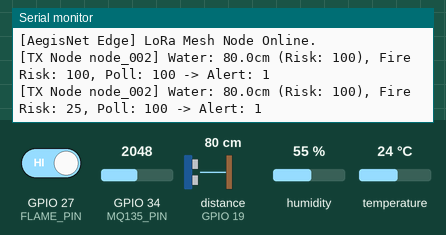
Recording of a sketch running on a simulated ESP32. On the bench: the last lines printed to the serial monitor. Wiring (inferred from the names in the program): ultrasonic range finder: trigger GPIO 5; echo GPIO 19. The inputs (shaded band) are chosen by the test bench; at power-on: distance to the obstacle (sensor on GPIO 19) 80 cm, temperature 24 °C, GPIO 34 (MQ135_PIN) = 2048, GPIO 27 (FLAME_PIN) HIGH, humidity 55 %. The echo pulse lasts 58.3 µs per cm; no radio packets arrive unless stated.

Above: at 2.8 s.
2.9 s: distance to the obstacle (sensor on GPIO 19) set to 2 cm
At 5.4 s:
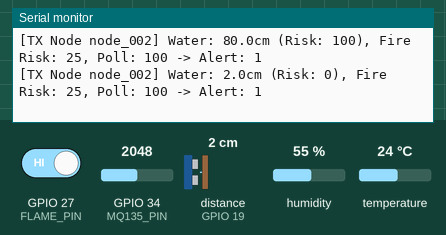
5.7 s: temperature set to 12 °C
At 7.3 s:
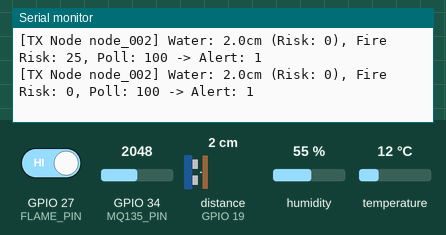
8.5 s: GPIO 34 (MQ135_PIN) set to 2866
At 8.5 s:
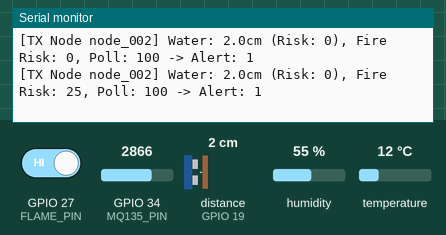
11.3 s: GPIO 27 (FLAME_PIN) driven LOW
At 13.3 s:
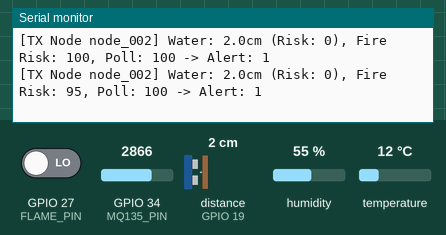
14.1 s: distance to the obstacle (sensor on GPIO 19) set to 4 cm
At 14.9 s:
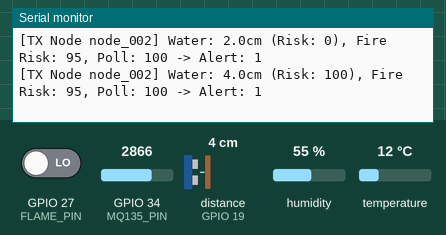
16.9 s: GPIO 34 (MQ135_PIN) set to 1228
At 19.3 s:
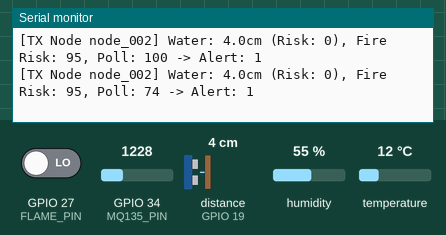
Timing chart, 0 to 20.7 s (numbered marks = the images above; inputs shaded):
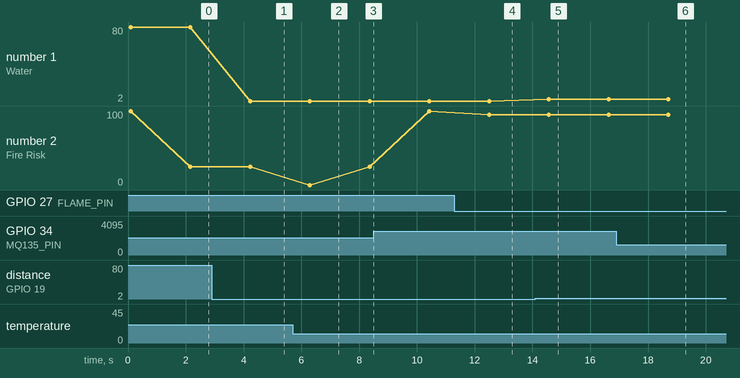

The sketch:

esp32_sensor_node.ino
```cpp
/**
 * AegisNet — ESP32 Edge Environmental Sensor Node
 * Problem Statement: SIH26178 (Qualcomm Edge-AI/IoT)
 *
 * Hardware:
 * - ESP32 DevKit v1
 * - LoRa SX1278 (SPI: CS=18, RST=14, DIO0=26)
 * - Ultrasonic HC-SR04 (Trig=5, Echo=19)
 * - DHT22 Temperature & Humidity (Pin 4)
 * - MQ135 Air Quality / Gas (Analog Pin 34)
 * - Optical Flame Sensor (Digital Pin 27)
 */

#include <SPI.h>
#include <LoRa.h>
#include <DHT.h>
#include "include/edge_model_weights.h"

#define LORA_CS    18
#define LORA_RST   14
#define LORA_DIO0  26

#define TRIG_PIN   5
#define ECHO_PIN   19
#define DHT_PIN    4
#define DHT_TYPE   DHT22
#define MQ135_PIN  34
#define FLAME_PIN  27

DHT dht(DHT_PIN, DHT_TYPE);

const char* NODE_ID = "node_002";
uint32_t packetSequence = 0;

// Rolling window for rate-of-change computation
float lastWaterLevel = 35.0f;
float lastTemp = 28.0f;
float lastSmoke = 65.0f;
unsigned long lastSampleTime = 0;

// LoRa Packet Struct (compact binary payload)
struct __attribute__((packed)) AegisPacket {
    char nodeId[10];
    uint32_t packetId;
    uint8_t battery;
    int8_t rssi;
    float waterLevelCm;
    float tempC;
    float humidity;
    float smokePpm;
    uint8_t flameDetected;
    uint8_t floodRiskScore;
    uint8_t fireRiskScore;
    uint8_t pollutionRiskScore;
    uint8_t isAlert;
};

void setup() {
    Serial.begin(115200);
    pinMode(TRIG_PIN, OUTPUT);
    pinMode(ECHO_PIN, INPUT);
    pinMode(FLAME_PIN, INPUT);

    dht.begin();

    LoRa.setPins(LORA_CS, LORA_RST, LORA_DIO0);
    if (!LoRa.begin(433E6)) { // 433MHz LoRa
        Serial.println("[AegisNet Edge] LoRa initialization failed!");
    } else {
        LoRa.setSyncWord(0xA5); // AegisNet Mesh sync word
        Serial.println("[AegisNet Edge] LoRa Mesh Node Online.");
    }
}

float measureWaterDistanceCm() {
    digitalWrite(TRIG_PIN, LOW);
    delayMicroseconds(2);
    digitalWrite(TRIG_PIN, HIGH);
    delayMicroseconds(10);
    digitalWrite(TRIG_PIN, LOW);
    long duration = pulseIn(ECHO_PIN, HIGH, 30000);
    if (duration == 0) return lastWaterLevel;
    float distance = (duration * 0.0343f) / 2.0f;
    return distance;
}

void loop() {
    unsigned long now = millis();
    float dt_minutes = (now - lastSampleTime) / 60000.0f;
    if (dt_minutes <= 0.01f) dt_minutes = 0.1f;

    // 1. Read Sensors
    float waterLevel = measureWaterDistanceCm();
    float temp = dht.readTemperature();
    float humidity = dht.readHumidity();
    float smokeRaw = analogRead(MQ135_PIN);
    float smokePpm = (smokeRaw / 4095.0f) * 500.0f;
    bool flame = (digitalRead(FLAME_PIN) == LOW); // Active LOW on typical module

    if (isnan(temp)) temp = 28.5f;
    if (isnan(humidity)) humidity = 65.0f;

    // 2. Feature Extraction: Rate of Change (Δval / Δt)
    float deltaWater = (waterLevel - lastWaterLevel) / dt_minutes;
    float deltaTemp = (temp - lastTemp) / dt_minutes;
    float deltaSmoke = (smokePpm - lastSmoke) / dt_minutes;

    // 3. Level 1 TinyML Edge Inference (0-100 Risk Scoring)
    int floodRisk = calculate_flood_risk(waterLevel, deltaWater);
    int fireRisk = calculate_fire_risk(temp, deltaTemp, smokePpm, deltaSmoke, flame);
    int pollutionRisk = (int)min(100.0f, (smokePpm / 200.0f) * 100.0f);

    bool isAlert = (floodRisk >= 70 || fireRisk >= 65 || pollutionRisk >= 75);

    // 4. Pack LoRa Mesh Packet
    AegisPacket pkt;
    strncpy(pkt.nodeId, NODE_ID, sizeof(pkt.nodeId));
    pkt.packetId = ++packetSequence;
    pkt.battery = 88; // Read ADC battery divider
    pkt.rssi = LoRa.packetRssi();
    pkt.waterLevelCm = waterLevel;
    pkt.tempC = temp;
    pkt.humidity = humidity;
    pkt.smokePpm = smokePpm;
    pkt.flameDetected = flame ? 1 : 0;
    pkt.floodRiskScore = floodRisk;
    pkt.fireRiskScore = fireRisk;
    pkt.pollutionRiskScore = pollutionRisk;
    pkt.isAlert = isAlert ? 1 : 0;

    // 5. Transmit over LoRa Mesh
    LoRa.beginPacket();
    LoRa.write((uint8_t*)&pkt, sizeof(pkt));
    LoRa.endPacket();

    Serial.printf("[TX Node %s] Water: %.1fcm (Risk: %d), Fire Risk: %d, Poll: %d -> Alert: %d\n",
                  NODE_ID, waterLevel, floodRisk, fireRisk, pollutionRisk, isAlert);

    // Update state
    lastWaterLevel = waterLevel;
    lastTemp = temp;
    lastSmoke = smokePpm;
    lastSampleTime = now;

    // Fast loop if in danger, sleep longer during normal condition (battery saving)
    delay(isAlert ? 2000 : 8000);
}
```

edge_model_weights.h
```cpp
// AegisNet Edge AI - Statistical Parameters for ESP32
// Auto-generated by train_edge_model.py
#ifndef AEGISNET_EDGE_MODEL_H
#define AEGISNET_EDGE_MODEL_H

struct ModelParams {
    float water_mean;
    float water_std;
    float water_roc_threshold; // cm/min

    float temp_mean;
    float temp_std;
    float temp_roc_threshold;  // degC/min

    float smoke_mean;
    float smoke_std;
    float smoke_roc_threshold; // ppm/min
};

static const struct ModelParams AEGIS_MODEL = {
    .water_mean = 30.08f,
    .water_std = 3.91f,
    .water_roc_threshold = 1.50f,

    .temp_mean = 28.01f,
    .temp_std = 2.46f,
    .temp_roc_threshold = 2.00f,

    .smoke_mean = 59.26f,
    .smoke_std = 14.88f,
    .smoke_roc_threshold = 15.00f
};

// Fast on-device inference returning 0-100 risk score
static inline int calculate_flood_risk(float water_level, float delta_water) {
    float z_level = (water_level - AEGIS_MODEL.water_mean) / AEGIS_MODEL.water_std;
    float roc_factor = (delta_water / AEGIS_MODEL.water_roc_threshold) * 40.0f;
    float score = (z_level * 15.0f) + roc_factor + 15.0f;
    if (score < 0.0f) score = 0.0f;
    if (score > 100.0f) score = 100.0f;
    return (int)score;
}

static inline int calculate_fire_risk(float temp, float delta_temp, float smoke, float delta_smoke, bool flame) {
    if (flame) return 95;
    float temp_roc = (delta_temp / AEGIS_MODEL.temp_roc_threshold) * 35.0f;
    float smoke_roc = (delta_smoke / AEGIS_MODEL.smoke_roc_threshold) * 35.0f;
    float score = temp_roc + smoke_roc + (smoke > 150.0f ? 25.0f : 5.0f);
    if (score < 0.0f) score = 0.0f;
    if (score > 100.0f) score = 100.0f;
    return (int)score;
}

#endif // AEGISNET_EDGE_MODEL_H
```

Measured:
- after the input at 2.9 s, the serial monitor: prints a new line after 1.3 s (image 1)
- after the input at 5.7 s, the serial monitor: prints a new line after 0.60 s (image 2)
- after the input at 11.3 s, the serial monitor: prints a new line after 1.2 s (image 4)
- after the input at 14.1 s, the serial monitor: prints a new line after 0.47 s (image 5)
- after the input at 16.9 s, the serial monitor: prints a new line after 1.8 s (image 6)
- plotted number 1: 2 → 4 after the input at 14.1 s
- plotted number 2: 100 → 95 after the input at 11.3 s
